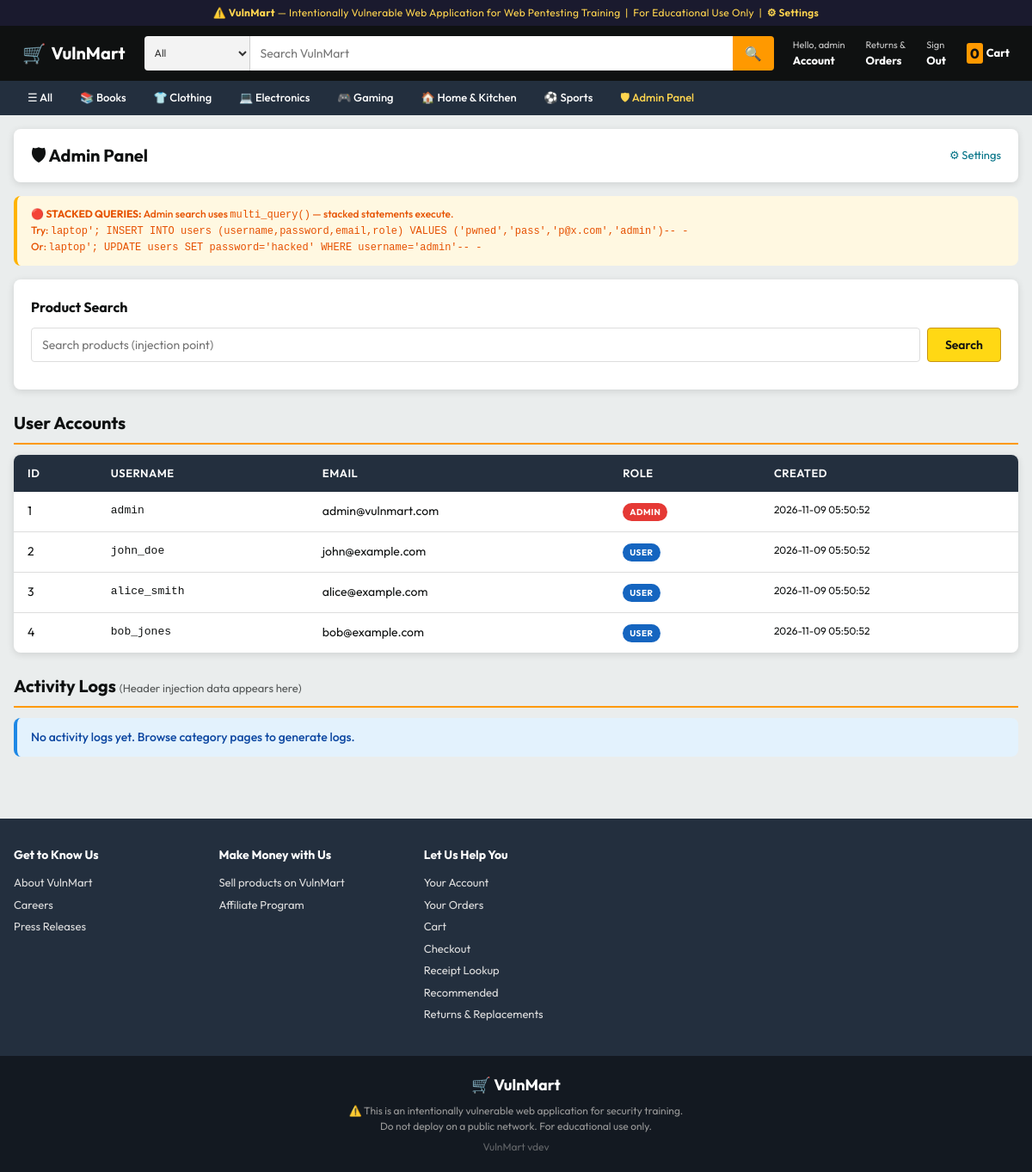
/admin/index.php (signed in), run on the app's committed database.
### tables this page shows
CREATE TABLE categories (
    id INT AUTO_INCREMENT PRIMARY KEY,
    name VARCHAR(50) NOT NULL,
    slug VARCHAR(50) UNIQUE NOT NULL,
    icon VARCHAR(10)
);

CREATE TABLE users (
    id INT AUTO_INCREMENT PRIMARY KEY,
    username VARCHAR(255) UNIQUE NOT NULL,
    password VARCHAR(255) NOT NULL,
    email VARCHAR(100) UNIQUE NOT NULL,
    full_name VARCHAR(100),
    address TEXT,
    phone VARCHAR(20),
    role ENUM('user', 'admin') DEFAULT 'user',
    created_at TIMESTAMP DEFAULT CURRENT_TIMESTAMP
);

### src/config.php (called while the page is built, shortened)
<?php
function getDifficulty(string $page): string {
    try {
        $conn = getDB();
        $stmt = $conn->prepare("SELECT difficulty FROM settings WHERE page = ?");
        $stmt->bind_param("s", $page);
        $stmt->execute();
        $res = $stmt->get_result();
        if ($row = $res->fetch_assoc()) return $row['difficulty'];
    } catch (Exception $e) {}
    return 'low';
}
function isLoggedIn(): bool {
    return isset($_SESSION['user_id']);
}
function isAdmin(): bool {
    return isset($_SESSION['role']) && $_SESSION['role'] === 'admin';
}

### src/includes/db.php (called while the page is built, shortened)
<?php
require_once __DIR__ . '/../config.php';
function getDB(): mysqli {
    static $conn = null;
    if ($conn === null) {
        $conn = new mysqli(DB_HOST, DB_USER, DB_PASS, DB_NAME);
        $conn->set_charset("utf8mb4");
    }
    return $conn;
}

### src/admin/index.php (the view, shortened to what this page needs)
<?php
require_once __DIR__ . '/../config.php';
require_once __DIR__ . '/../includes/db.php';
$conn      = getDB();
$diff      = getDifficulty('admin');
$logResult = [];
$users = [];
$res = $conn->query("SELECT id, username, email, role, created_at FROM users ORDER BY id");
if ($res) while ($r = $res->fetch_assoc()) $users[] = $r;
include __DIR__ . '/../includes/header.php';
?>
<div class="page-header">
    <h1>🛡 Admin Panel</h1>
    <div style="display:flex;align-items:center;gap:12px;">
        <a href="/admin/settings.php" style="color:#007185;font-size:13px;white-space:nowrap;">⚙ Settings</a>
    </div>
</div>
<?php if ($diff === 'low'): ?>
<div class="alert alert-warning" style="font-size:12px;">
    🔴 <strong>STACKED QUERIES:</strong> Admin search uses <code>multi_query()</code> — stacked statements execute.<br>
    Try: <code>laptop'; INSERT INTO users (username,password,email,role) VALUES ('pwned','pass','p@x.com','admin')-- -</code><br>
    Or: <code>laptop'; UPDATE users SET password='hacked' WHERE username='admin'-- -</code>
</div>
<?php elseif (showHints() && $diff === 'medium'): ?>
<div class="alert alert-warning" style="font-size:12px;">
    🟠 <strong>MEDIUM:</strong> Stacked queries blocked (single query only). Try UNION: <code>%' UNION SELECT 1,username,password,4,5,6,7,8,9,10,11 FROM users-- -</code>
</div>
<?php endif; ?>
<div style="background:var(--card-bg);border-radius:var(--radius);box-shadow:var(--shadow);padding:20px;margin-bottom:20px;">
    <h2 style="font-size:16px;font-weight:700;margin-bottom:12px;">Product Search</h2>
    <form method="POST" style="display:flex;gap:8px;margin-bottom:12px;">
        <input type="text" name="admin_search" placeholder="Search products (injection point)"
               value="<?= htmlspecialchars($_POST['admin_search'] ?? '') ?>"
               style="flex:1;padding:8px 12px;border:1px solid var(--border);border-radius:4px;font-family:inherit;font-size:14px;">
        <button type="submit" class="btn btn-primary" style="width:auto;">Search</button>
    </form>
</div>
<div style="margin-bottom:20px;">
    <div class="section-header"><h2 class="section-title">User Accounts</h2></div>
    <table class="data-table">
        <thead><tr><th>ID</th><th>Username</th><th>Email</th><th>Role</th><th>Created</th></tr></thead>
        <tbody>
            <?php foreach ($users as $u): ?>
            <tr>
                <td><?= $u['id'] ?></td>
                <td style="font-family:monospace;font-size:13px;<?= strlen($u['username'])>20?'color:#C62828;':'' ?>"><?= htmlspecialchars($u['username']) ?></td>
                <td><?= htmlspecialchars($u['email']) ?></td>
                <td><span class="diff-badge" style="background:<?= $u['role']==='admin'?'#E53935':'#1565C0' ?>"><?= $u['role'] ?></span></td>
                <td style="font-size:12px;"><?= $u['created_at'] ?></td>
            </tr>
            <?php endforeach; ?>
        </tbody>
    </table>
</div>
<div>
    <div class="section-header">
        <h2 class="section-title">Activity Logs <span style="font-size:13px;font-weight:400;color:var(--text-muted);">(Header injection data appears here)</span></h2>
    </div>
    <?php if (!empty($logResult)): ?>
    <table class="data-table">
        <thead><tr><th>#</th><th>IP Address</th><th>User Agent / Injected Data</th><th>Page</th><th>Time</th></tr></thead>
        <tbody>
            <?php foreach ($logResult as $log): ?>
            <tr>
                <td><?= $log['id'] ?></td>
                <td style="font-family:monospace;font-size:12px;<?= strlen($log['ip_address'])>20?'color:#C62828;font-weight:600;':'' ?>">
                    <?= htmlspecialchars($log['ip_address']) ?>
                </td>
                <td style="font-size:12px;font-family:monospace;max-width:400px;word-break:break-all;<?= strlen($log['user_agent'])>200?'color:#C62828;':'' ?>">
                    <?= htmlspecialchars($log['user_agent']) ?>
                </td>
                <td><?= htmlspecialchars($log['page']) ?></td>
                <td style="font-size:11px;"><?= $log['created_at'] ?></td>
            </tr>
            <?php endforeach; ?>
        </tbody>
    </table>
    <?php else: ?>
    <div class="alert alert-info">No activity logs yet. Browse category pages to generate logs.</div>
    <?php endif; ?>
</div>
<?php include __DIR__ . '/../includes/footer.php'; ?>

### src/includes/header.php (shortened to what this page needs)
<?php
require_once __DIR__ . '/../includes/db.php';
$_cat_icons = [
    'books'        => '📚',
    'clothing'     => '👕',
    'electronics'  => '💻',
    'gaming'       => '🎮',
    'home-kitchen' => '🏠',
    'sports'       => '⚽',
];
$_categories = [];
$_cats = getDB()->query("SELECT * FROM categories ORDER BY name");
if ($_cats) {
    while ($r = $_cats->fetch_assoc()) {
        $r['icon'] = $_cat_icons[$r['slug']] ?? '';
        $_categories[] = $r;
    }
}
?>
<!DOCTYPE html>
<html lang="en">
<head>
    <link rel="stylesheet" href="/assets/css/style.css">
</head>
<body>
<div class="training-banner">
    ⚠️ <strong>VulnMart</strong> — Intentionally Vulnerable Web Application for Web Pentesting Training &nbsp;|&nbsp; For Educational Use Only
    <?php if (isAdmin()): ?>
    &nbsp;|&nbsp; <a href="/admin/settings.php" style="color:#FFD54F;font-weight:600;">⚙ Settings</a>
    <?php endif; ?>
</div>
<header class="site-header">
    <div class="header-inner">
        <a href="/" class="site-logo">
            <span class="logo-icon">🛒</span>
            <span>VulnMart</span>
        </a>
        <form action="/search.php" method="GET" class="header-search">
            <select name="cat" class="search-cat-select">
                <option value="">All</option>
            </select>
            <input type="text" name="q" placeholder="Search VulnMart"
                   value="<?= isset($_GET['q']) ? htmlspecialchars($_GET['q']) : '' ?>"
                   class="search-input" autocomplete="off">
            <button type="submit" class="search-btn">🔍</button>
        </form>
        <div class="header-actions">
            <?php if (isLoggedIn()): ?>
            <a href="/profile.php" class="header-action-link">
                <span class="action-label">Hello, <?= htmlspecialchars($_SESSION['username']) ?></span>
                <span class="action-main">Account</span>
            </a>
            <a href="/orders.php" class="header-action-link">
                <span class="action-label">Returns &amp;</span>
                <span class="action-main">Orders</span>
            </a>
            <a href="/logout.php" class="header-action-link">
                <span class="action-label">Sign</span>
                <span class="action-main">Out</span>
            </a>
            <?php endif; ?>
            <a href="/cart.php" class="header-cart">
                <span class="cart-qty"><?= array_sum($_SESSION['cart'] ?? []) ?></span>
                <span>Cart</span>
            </a>
        </div>
    </div>
</header>
<nav class="cat-nav">
    <div class="cat-nav-inner">
        <a href="/" class="cat-nav-link">☰ All</a>
        <?php foreach ($_categories as $c): ?>
        <a href="/category.php?slug=<?= htmlspecialchars($c['slug']) ?>" class="cat-nav-link">
            <?= $c['icon'] ?> <?= htmlspecialchars($c['name']) ?>
        </a>
        <?php endforeach; ?>
        <?php if (isAdmin()): ?>
        <a href="/admin/index.php" class="cat-nav-link cat-nav-admin">🛡 Admin Panel</a>
        <?php endif; ?>
    </div>
</nav>
<main class="site-main">

### data on the page
categories: icon "📚", name "Books"
categories: icon "👕", name "Clothing"
categories: icon "💻", name "Electronics"
categories: icon "🎮", name "Gaming"
categories: icon "🏠", name "Home & Kitchen"
categories: icon "⚽", name "Sports"
users: id "1", username "admin", email "admin@vulnmart.com", role "ADMIN", created_at "2026-11-09 05:50:52"
users: id "2", username "john_doe", email "john@example.com", role "USER", created_at "2026-11-09 05:50:52"
users: id "3", username "alice_smith", email "alice@example.com", role "USER", created_at "2026-11-09 05:50:52"
users: id "4", username "bob_jones", email "bob@example.com", role "USER", created_at "2026-11-09 05:50:52"

### other printed values
$_SESSION['username'] "admin"
array_sum($_SESSION['cart'] ?? []) "0"
defined('VULNMART_VERSION') ? VULNMART_VERSION : 'dev' "dev"
